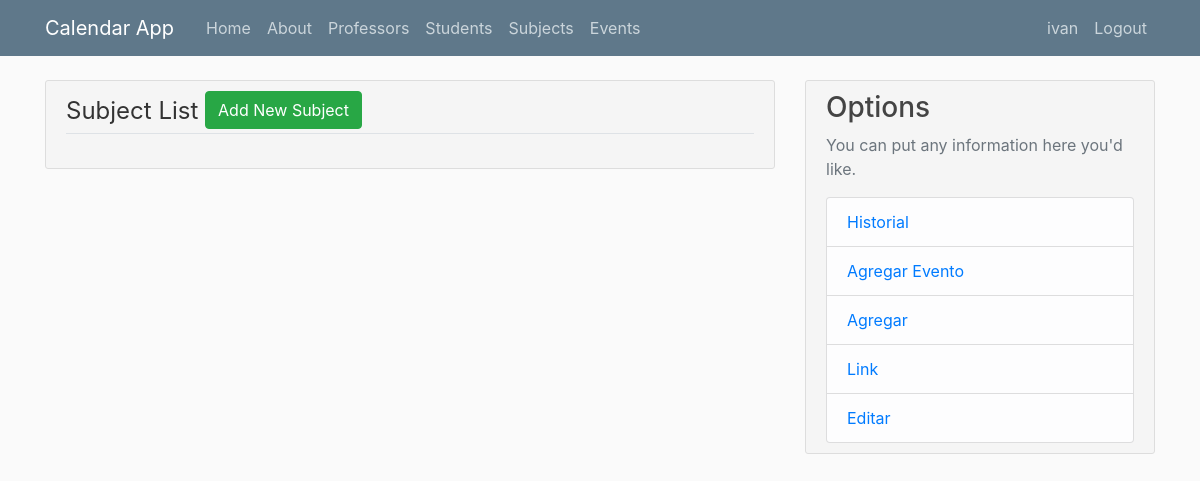
Before: /subjects (signed in) with the older database file.
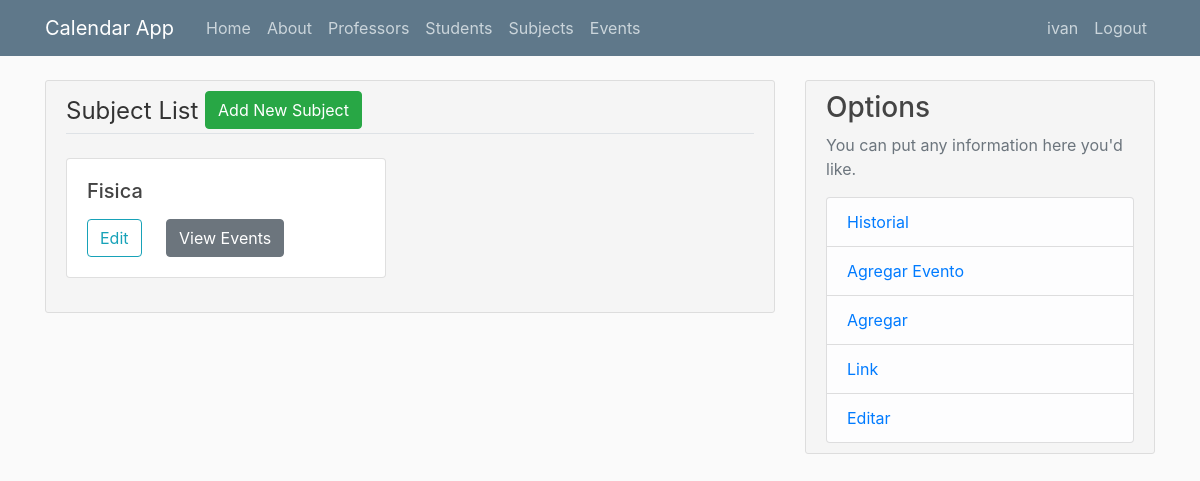
After: the same page with the newer database file.
### flaskcalendar/models.py (models this page shows, shortened)
class Subject(db.Model):
    id = db.Column(db.Integer, primary_key=True)
    subject = db.Column(db.String(100), nullable=False)
    events = db.relationship('Event', backref='subject', lazy=True, cascade="all, delete-orphan")
    professors = db.relationship('ProfessorSubjects', backref='subject', lazy=True, cascade="all, delete-orphan")
    author_id =  db.Column(db.Integer, db.ForeignKey('user.id'), nullable=False)

### flaskcalendar/subjects/routes.py (the view)
@subjectsAPP.route("/subjects")
def subjects():
    subjectsList = []
    if current_user.is_authenticated:
        subjectsList = Subject.query.filter_by(author_id=current_user.id)
    return render_template('subjects/subjects.html', sjList = subjectsList)

### flaskcalendar/models.py (called while the page is built)
@login_manager.user_loader
def load_user(user_id):
    return User.query.get(int(user_id))

### flaskcalendar/templates/subjects/subjects.html (shortened to what this page needs)
{% extends "layout.html" %}
{% block content %}
<div class="content-section">
        <legend class='border-bottom mb-4'>
          Subject List
          {% if current_user.is_authenticated %}
            <a class="btn btn-success mb-1 align-text-right" href="{{url_for('subjects.add_subject')}}">Add New Subject</a>
          {% endif %}
        </legend>
{% for instance in sjList %}
    <div class="card" style="width: 20rem;">
        <div class="card-body">
          <h5 class="card-title">{{instance.subject}} </h5>
          <a href="{{url_for('subjects.edit_subject',Subject=instance.id)}}" class="card-link btn btn-outline-info">Edit</a>
          <a href="{{url_for('subjects.subject',id=instance.id)}}" class="card-link btn btn-secondary">View Events</a>
        </div>
      </div>
<br>
{% endfor %}
</div>
{% endblock content %}

Changed rows visible on the page:
added Subject: subject "Fisica"
